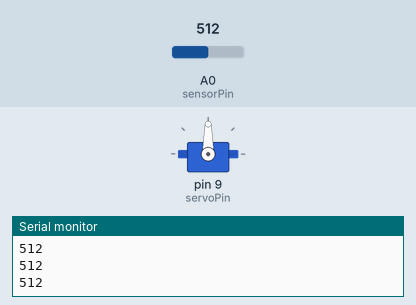
This sketch was run on a simulated Arduino Uno, built with avr-gcc and run on an emulated ATmega328P. On the bench: servo, the last lines printed to the serial monitor. The inputs (shaded band) are chosen by the test bench; at power-on: A0 (sensorPin) = 512.

Above: at 1.2 s.
1.3 s: A0 (sensorPin) set to 716
At 2.0 s:
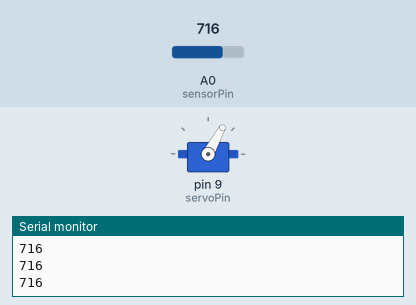
2.8 s: A0 (sensorPin) set to 900
At 3.1 s:
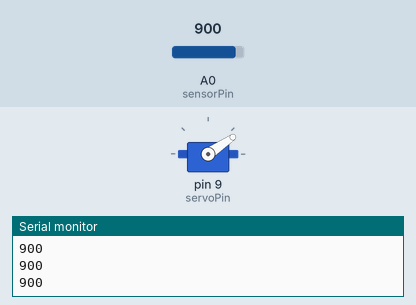
4.3 s: A0 (sensorPin) set to 1023
At 5.5 s:
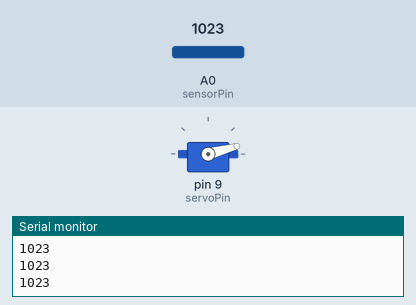
5.8 s: A0 (sensorPin) set to 306
At 6.6 s:
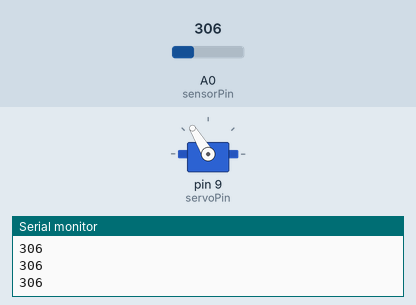
7.3 s: A0 (sensorPin) set to 140
At 7.8 s:
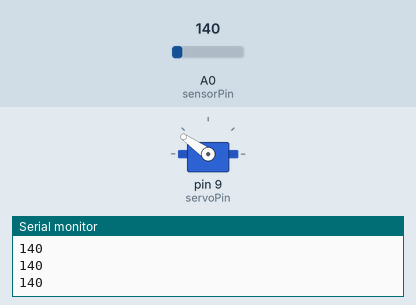
8.8 s: A0 (sensorPin) set to 40
At 10.0 s:
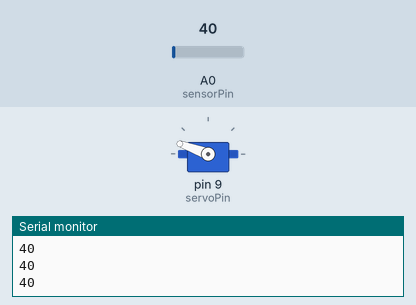
Timing chart, 0 to 11.3 s (numbered marks = the images above; inputs shaded):
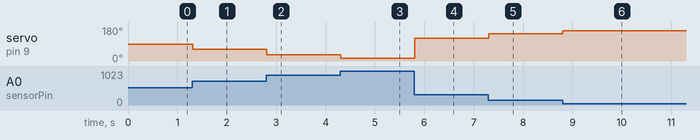

Measured:
- after the input at 1.3 s, servo on pin 9 (servoPin): 90° → 61° at once
- after the input at 2.8 s, servo on pin 9 (servoPin): 61° → 34° at once
- after the input at 4.3 s, servo on pin 9 (servoPin): 34° → 15° at once
- after the input at 5.8 s, servo on pin 9 (servoPin): 15° → 121° at once
- after the input at 7.3 s, servo on pin 9 (servoPin): 121° → 145° at once
- after the input at 8.8 s, servo on pin 9 (servoPin): 145° → 160° at once

The sketch:

LightSensorWithServo.ino
```cpp
#include <Servo.h>

Servo myservo;  // create servo object to control a servo

int servoPin = 9;
int sensorPin = A0;

int minPos = 30;
int maxPos = 150;
int delayTime = 50;
int thresholdVal = 50;

int previousVal = 0;
int sensorVal;
int servoPos;

void setup() {
  pinMode(servoPin,OUTPUT);
  pinMode(sensorPin,INPUT);
  myservo.attach(servoPin);  // attaches the servo on pin 9 to the servo object
  Serial.begin(9600);
}

void loop() {
  sensorVal = analogRead(sensorPin);
  Serial.println(sensorVal);

  if (sensorVal < previousVal - thresholdVal || sensorVal > previousVal + thresholdVal) {
    servoPos = map(sensorVal,0, 1023, 165, 15);
    myservo.write(servoPos);
    previousVal = sensorVal;
    delay(delayTime);
  }
}
```
